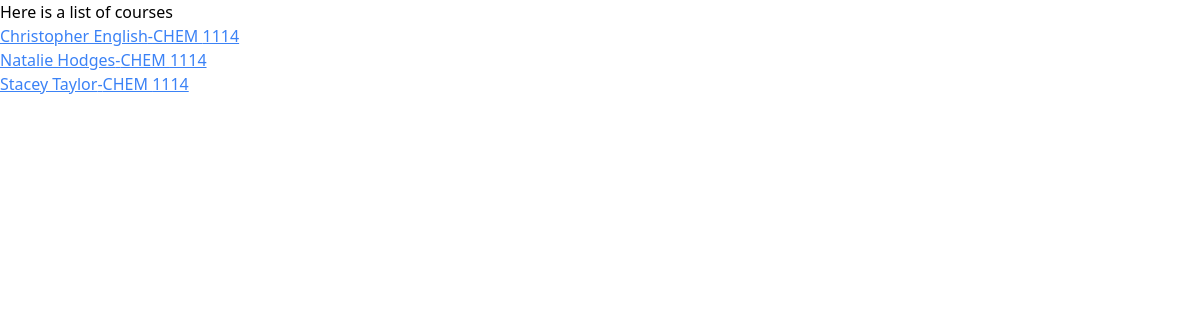
The page /search/subject=CHEM/number=1114/ on the database its author committed.
### professors/models.py (models this page shows, shortened)
class Course(models.Model):
    school = models.ForeignKey(School, on_delete=models.CASCADE)
    subject = models.CharField(max_length=30)
    course_number = models.CharField(max_length=20, blank=True, null=True)
    professor = models.ForeignKey(Professor, on_delete=models.CASCADE)

class Professor(models.Model):
    name = models.CharField(max_length=100)
    school = models.ForeignKey(School, on_delete=models.CASCADE)
    department = models.CharField(max_length=100, blank=True, null=True)

### professors/views.py (the view)
# urls.py: path('search/subject=<str:subject>/number=<str:course_number>/', views.search_course, name='search_course'),
def search_course(request, subject, course_number):
    courses = Course.objects.filter(subject=subject).filter(course_number=course_number)
    return render(request, 'professors/search_course.html', context={'results': courses})

### professors/templates/professors/search_course.html
{% extends 'professors/base.html' %} {% block content %}
<div>
  <p>Here is a list of courses</p>
  {% if not results %} no results {% endif %} {% for result in results %}
  <p>
    <a
      class="underline text-blue-500"
      href="{% url 'course_ratings' result.id %}"
      >{{ result.professor.name}}-{{ result.subject }}
      {{result.course_number}}</a
    >
  </p>
  {% endfor %}
</div>
{% endblock %}

### rows shown on the page
Course: professor.name "Christopher English", subject "CHEM", course_number "1114"
Course: professor.name "Natalie Hodges", subject "CHEM", course_number "1114"
Course: professor.name "Stacey Taylor", subject "CHEM", course_number "1114"
